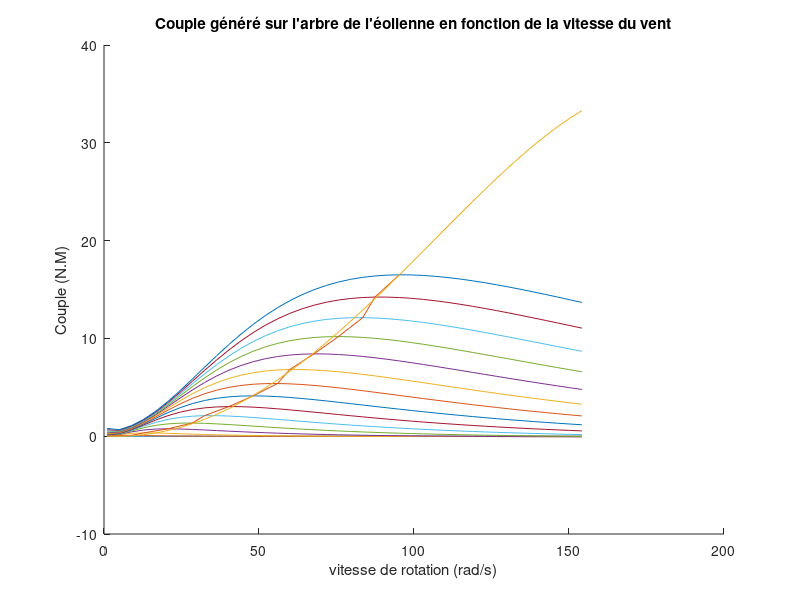

The MATLAB script that drew this image:
clear all;
clc;

r=0.75;
rho=1.20;
b=15;%*pi/180;
J=0.0015;
f=0.001;
s=pi*r.^2;


% parameters battery + MAS
UDC=620;
Ls=0.256;
Lr=0.2395;
Msr=0.236;
Rs=3.36;
Rr=1.09;
kr=1;
vf=230/(2*pi*50);
Ktm=1.5692;
P=2;
B=1;
Vvent=11.2;


vit_syn=50/P*2*pi;
%vitesse a glissement nul (synchrone) de la MAS 
temp=(1:vit_syn/40:vit_syn);
%vecteur des vitesses de rotation de l'éolie,nne
tempv=0:1:14;
%vecteur des vitesses du vent
figure;
hold on;
indl=1;
for j=1:length(tempv)
    vit=tempv(j);

    for i=1:length(temp)
        om=temp(i);
     
        lamb=r*om/vit;   
        lamb1=1/(1/(lamb+0.089*b) - 0.035/((b.^3)+1));
        Cp=0.5*(116/lamb1 - 0.4*(b-5))*exp(-16.5/lamb1);
        Ct=Cp/lamb;
        celc(i)=(0.5*rho*Ct*r*s*vit.^2);

        %on stocke les valeurs de Ct et lambda
%         Cpsv(indl)=Cp;
%         lambsv(indl)=lamb;
%         indl=indl+1;
        
    end
    [cmax(j),indom(j)]=max(celc);
    title("Couple généré sur l'arbre de l'éolienne en fonction de la vitesse du vent")
    xlabel('vitesse de rotation (rad/s)')
    ylabel('Couple (N.M)')

  plot(temp,celc);



end

% ommax=[17.41 37.36 54.62 76.18 94.78]
% cmax=[0.54 2.19 4.93 8.79 13.74]
% 
cmaxfit=7.05028284124124*(10.^-7)*temp.^4	-0.000156712666215844*temp.^3+	0.0133175888044036*temp.^2	-0.344131249021594*temp+	3.25687216572077;

plot(temp(indom),cmax);
cmaxfit=-4.70546620480099*(10.^-8)*temp.^4+	3.49662102291610*(10.^-6)*temp.^3 +	0.00209286380926111*temp.^2	-0.0176104377910828*temp+	0.0300191236909972;

% "Polynome obtenu de basic fitting"
plot(temp,cmaxfit)
hold off;


% figure;
%On trace la courbe de Cp en fonction de TSR (lookup table)

% On utilise sort afin de bien arranger nos lambdas 
% [tmp,indn] = sort(lambsv);
% lambsv2=lambsv(indn);
% Cpsv2=Cpsv(indn);
%on utilise la fonction unique afin d'éviter la répition de plisieurs
%valeurs sur le tracé (donc on elimine les droites vers l'origine)
% [lambsv3,ia,ic] = unique(lambsv2);
% Cpsv3=Cpsv2(ia);

% On trace pour les valeurs positives de Cp
% indp=find(Cpsv3>0);
% lambsv4=lambsv3(indp);
% Cpsv4=Cpsv3(indp);
% plot(lambsv4, Cpsv4);


